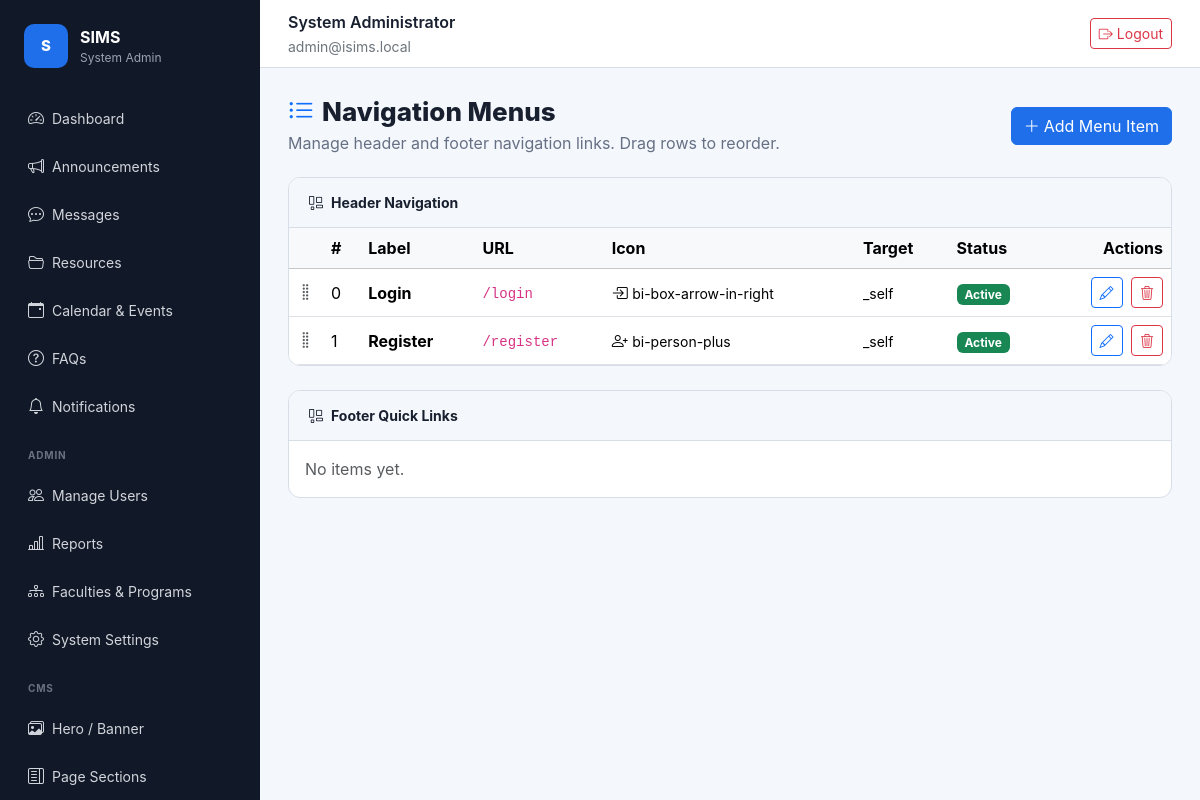
Page /cms/menus (signed in) on the committed database.
### tables this page shows
CREATE TABLE IF NOT EXISTS cms_menus (
  id           INT UNSIGNED AUTO_INCREMENT PRIMARY KEY,
  label        VARCHAR(120) NOT NULL,
  url          VARCHAR(255) NOT NULL DEFAULT '#',
  target       VARCHAR(20)  NOT NULL DEFAULT '_self',
  icon         VARCHAR(60)  NOT NULL DEFAULT '',
  parent_id    INT UNSIGNED NULL,
  sort_order   TINYINT UNSIGNED NOT NULL DEFAULT 0,
  location     ENUM('header','footer') NOT NULL DEFAULT 'header',
  is_active    TINYINT(1)   NOT NULL DEFAULT 1,
  created_at   TIMESTAMP DEFAULT CURRENT_TIMESTAMP,
  CONSTRAINT fk_menu_parent FOREIGN KEY (parent_id) REFERENCES cms_menus(id) ON DELETE SET NULL
);

### app/controllers/BaseController.php (called while the page is built, shortened)
<?php
abstract class BaseController
{
    protected function view(string $view, array $data = [], string $layout = 'app'): void
    {
        extract($data, EXTR_SKIP);
        require APP_PATH . '/views/' . $view . '.php';
    }
}

### app/controllers/CmsController.php (called while the page is built, shortened)
<?php
final class CmsController extends BaseController
{
    private CmsContent $cms;
    public function __construct()
    {
        $this->cms     = new CmsContent();
    }
    public function menus(): void
    {
        $this->view('cms/menus', [
            'menus' => $this->cms->allMenuItems(),
        ]);
    }
}

### config/Router.php (called while the page is built, shortened)
<?php
final class Router
{
    private array $routes = [];
    private function add(string $method, string $path, array $handler, array $middleware): void
    {
        $this->routes[$method][$this->normalize($path)] = compact('handler', 'middleware');
    }
    public function dispatch(string $method, string $uri): void
    {
        $path = $this->normalize($this->stripBasePath($uri));
        $route = $this->routes[$method][$path] ?? null;
        [$controller, $action] = $route['handler'];
        (new $controller())->$action();
    }
    private function stripBasePath(string $uri): string
    {
        return $uri;
    }
    private function normalize(string $path): string
    {
        $path = '/' . trim($path, '/');
        return $path === '/' ? '/' : rtrim($path, '/');
    }
}

### public/index.php (called while the page is built, shortened)
<?php
require BASE_PATH . '/config/bootstrap.php';
$router = require BASE_PATH . '/routes/web.php';
$method = $_SERVER['REQUEST_METHOD'];
$router->dispatch($method, parse_url($_SERVER['REQUEST_URI'], PHP_URL_PATH) ?? '/');

### app/helpers/functions.php (called while the page is built, shortened)
<?php
function env(string $key, mixed $default = null): mixed
{
    $value = $_ENV[$key] ?? getenv($key);
    return match (strtolower((string) $value)) {
        'true' => true,
        'false' => false,
        'null' => null,
        default => $value,
    };
}
function url(string $path = ''): string
{
    $base = rtrim(dirname($_SERVER['SCRIPT_NAME'] ?? '/'), '/\\');
    return ($base === '' ? '' : $base) . '/' . ltrim($path, '/');
}
function e(?string $value): string
{
    return htmlspecialchars((string) $value, ENT_QUOTES, 'UTF-8');
}

### app/models/BaseModel.php (called while the page is built, shortened)
<?php
abstract class BaseModel
{
    protected PDO $db;
    public function __construct()
    {
        $this->db = Database::connection();
    }
    protected function query(string $sql, array $params = []): PDOStatement
    {
        $statement = $this->db->prepare($sql);
        $statement->execute($params);
        return $statement;
    }
}

### config/bootstrap.php (called while the page is built, shortened)
<?php
spl_autoload_register(function (string $class): void {
    $paths = [
        APP_PATH . '/controllers/' . $class . '.php',
        APP_PATH . '/models/' . $class . '.php',
        APP_PATH . '/middleware/' . $class . '.php',
        APP_PATH . '/helpers/' . $class . '.php',
        BASE_PATH . '/config/' . $class . '.php',
    ];
    foreach ($paths as $path) {
        if (is_file($path)) {
            return;
        }
    }
});
require APP_PATH . '/helpers/functions.php';

### config/Database.php (called while the page is built, shortened)
<?php
final class Database
{
    private static ?PDO $connection = null;
    public static function connection(): PDO
    {
        if (self::$connection instanceof PDO) {
            return self::$connection;
        }
        $dsn = sprintf(
            'mysql:host=%s;port=%s;dbname=%s;charset=utf8mb4',
            env('DB_HOST', '127.0.0.1'),
            env('DB_PORT', '3306'),
            env('DB_DATABASE', 'isims')
        );
        self::$connection = new PDO($dsn, env('DB_USERNAME', 'root'), env('DB_PASSWORD', ''), [
            PDO::ATTR_ERRMODE => PDO::ERRMODE_EXCEPTION,
            PDO::ATTR_DEFAULT_FETCH_MODE => PDO::FETCH_ASSOC,
            PDO::ATTR_EMULATE_PREPARES => false,
        ]);
        return self::$connection;
    }
}

### app/models/CmsContent.php (called while the page is built, shortened)
<?php
final class CmsContent extends BaseModel
{
    public function allMenuItems(): array
    {
        return $this->query('SELECT * FROM cms_menus ORDER BY location, sort_order')->fetchAll();
    }
}

### app/views/cms/menus.php (the view, shortened to what this page needs)
<div class="page-heading d-flex align-items-center justify-content-between flex-wrap gap-3">
    <div>
        <h1><i class="bi bi-list-ul me-2 text-primary"></i>Navigation Menus</h1>
        <p>Manage header and footer navigation links. Drag rows to reorder.</p>
    </div>
    <button class="btn btn-primary" data-bs-toggle="modal" data-bs-target="#menuModal" data-mode="add">
        <i class="bi bi-plus-lg me-1"></i>Add Menu Item
    </button>
</div>
<?php
$header = array_filter($menus, fn($m) => $m['location'] === 'header');
$footer = array_filter($menus, fn($m) => $m['location'] === 'footer');
function renderMenuTable(array $items, string $title, string $loc): void { ?>
<div class="settings-card mb-4">
    <div class="settings-card-header"><i class="bi bi-layout-wtf me-2"></i><?= e($title) ?></div>
    <div class="table-responsive">
    <?php if (empty($items)): ?>
        <p class="text-muted p-3 mb-0">No items yet.</p>
    <?php else: ?>
    <table class="table align-middle mb-0">
        <thead class="table-light"><tr>
            <th style="width:32px"></th><th>#</th><th>Label</th><th>URL</th><th>Icon</th><th>Target</th><th>Status</th><th class="text-end">Actions</th>
        </tr></thead>
        <tbody id="menu-tbody-<?= e($loc) ?>">
        <?php foreach ($items as $item): ?>
        <tr class="drag-menu-row" data-id="<?= $item['id'] ?>" draggable="false">
            <td><span class="drag-handle text-muted" style="cursor:grab;font-size:18px"><i class="bi bi-grip-vertical"></i></span></td>
            <td><?= (int)$item['sort_order'] ?></td>
            <td><strong><?= e($item['label']) ?></strong></td>
            <td><code><?= e($item['url']) ?></code></td>
            <td><?php if ($item['icon']): ?><i class="bi <?= e($item['icon']) ?>"></i> <small><?= e($item['icon']) ?></small><?php endif; ?></td>
            <td><small><?= e($item['target']) ?></small></td>
            <td>
                <span class="badge bg-<?= $item['is_active'] ? 'success' : 'secondary' ?>">
                    <?= $item['is_active'] ? 'Active' : 'Hidden' ?>
                </span>
            </td>
            <td class="text-end">
                <button class="btn btn-sm btn-outline-primary me-1"
                        data-bs-toggle="modal" data-bs-target="#menuModal"
                        data-mode="edit"
                        data-id="<?= $item['id'] ?>"
                        data-label="<?= e($item['label']) ?>"
                        data-url="<?= e($item['url']) ?>"
                        data-target="<?= e($item['target']) ?>"
                        data-icon="<?= e($item['icon']) ?>"
                        data-location="<?= e($item['location']) ?>"
                        data-order="<?= (int)$item['sort_order'] ?>"
                        data-active="<?= (int)$item['is_active'] ?>">
                    <i class="bi bi-pencil"></i>
                </button>
                <form method="post" action="<?= e(url('/cms/menus/delete')) ?>" class="d-inline"
                      onsubmit="return confirm('Delete this menu item?')">
                    <button class="btn btn-sm btn-outline-danger"><i class="bi bi-trash3"></i></button>
                </form>
            </td>
        </tr>
        <?php endforeach; ?>
        </tbody>
    </table>
    <?php endif; ?>
    </div>
</div>
<?php }
renderMenuTable($header, 'Header Navigation', 'header');
renderMenuTable($footer, 'Footer Quick Links', 'footer');
?>

### public/assets/css/app.css (style rules this page uses)
:root { --ink: #18202f; --muted: #667085; --line: #d8dee8; --panel: #ffffff; --bg: #f4f7fb; --brand: #1f6feb; --brand-dark: #154fb0; --accent: #0f766e; --sidebar-bg: #111827; --sidebar-width: 260px; }
*, *::before, *::after { box-sizing: border-box; }
body { background: var(--bg); color: var(--ink); font-family: Inter, system-ui, -apple-system, BlinkMacSystemFont, "Segoe UI", sans-serif; margin: 0; }
.page-heading { margin-bottom: 22px; }
.page-heading h1 { font-size: 26px; font-weight: 800; margin: 0; }
.page-heading p { color: var(--muted); margin: 4px 0 0; }
.btn-primary { background: var(--brand); border-color: var(--brand); }
.settings-card { background: var(--panel); border: 1px solid var(--line); border-radius: 12px; overflow: hidden; }
.settings-card-header { padding: 14px 20px; background: var(--bg); border-bottom: 1px solid var(--line); font-weight: 700; font-size: 14px; color: var(--ink); }

### rows in the picture
cms_menus: sort_order "0", label "Login", url "/login", icon "bi-box-arrow-in-right", target "_self", is_active "Active"
cms_menus: sort_order "1", label "Register", url "/register", icon "bi-person-plus", target "_self", is_active "Active"

### other values in the picture
$__appName "SIMS"
auth_user()['role_name'] "System Admin"
$item[0] "Dashboard"
$item[0] "Announcements"
$item[0] "Messages"
$item[0] "Resources"
$item[0] "Calendar & Events"
$item[0] "FAQs"
$item[0] "Notifications"
auth_user()['name'] "System Administrator"
auth_user()['email'] "admin@isims.local"
$title "Header Navigation Footer Quick Links"
